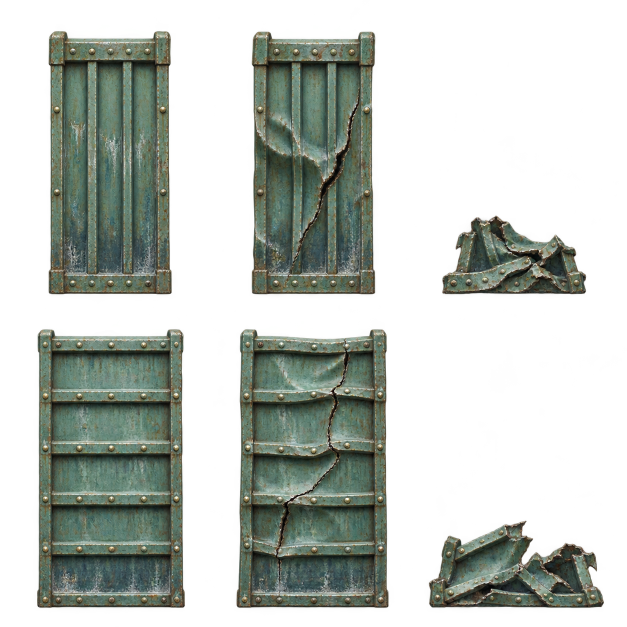
#> input picture assets/painted/nacre-sites/barriers.png, 1254 x 1254 px (shown at 1/2 size); its folder holds only this picture in this run
$ python index-painted-nacre-sites.py
#> lines starting #> are read from the running program, lines starting #| are printed output that depends on the picture; after the words box and inside, x2 and y2 are one past the last pixel; in counts of white or black regions, pixels touching at a corner belong together
#!/usr/bin/env python3
"""Measure immutable Nacre site PNGs and write only layout/provenance metadata."""
import hashlib
import json
from pathlib import Path
from PIL import Image

ROOT = Path(__file__).resolve().parents[1]
FOLDER = ROOT / 'assets/painted/nacre-sites'
SPECS = {
    'barriers': (3, 2, ['panel-normal', 'panel-damaged', 'panel-destroyed', 'gate-normal', 'gate-damaged', 'gate-destroyed']),
    'hydraulics': (4, 2, ['pump-normal', 'pump-destroyed', 'pump-rotor', 'valve', 'valve-wheel', 'control-normal', 'control-destroyed', 'latch']),
    'houses': (3, 2, ['house-a-normal', 'house-a-damaged', 'house-a-destroyed', 'house-b-normal', 'house-b-damaged', 'house-b-destroyed']),
    'shelters': (2, 2, ['quay-shelter', 'clinic', 'imperial', 'refuge']),
    'quays': (2, 3, ['dock', 'ramp-folded', 'deck-slat', 'winch-normal', 'winch-drum', 'winch-destroyed']),
}
ASSETS = {
    'barriers': ['AS48', 'AS50'], 'hydraulics': ['AS48', 'AS50'],
    'houses': ['AS48', 'AS52'], 'shelters': ['AS48', 'AS49', 'AS50'],
    'quays': ['AS44', 'AS45', 'AS46', 'AS49', 'AS50'],
}
layout, files = {}, []
for key, (cols, rows, names) in SPECS.items():
    path = FOLDER / f'{key}.png'
    image = Image.open(path)
#> image is the input picture: PIL image 1254x1254 RGBA; mean R, G, B, A 39.7, 46, 39, 101.7
    assert image.mode == 'RGBA', (key, image.mode)
    alpha = image.getchannel('A')
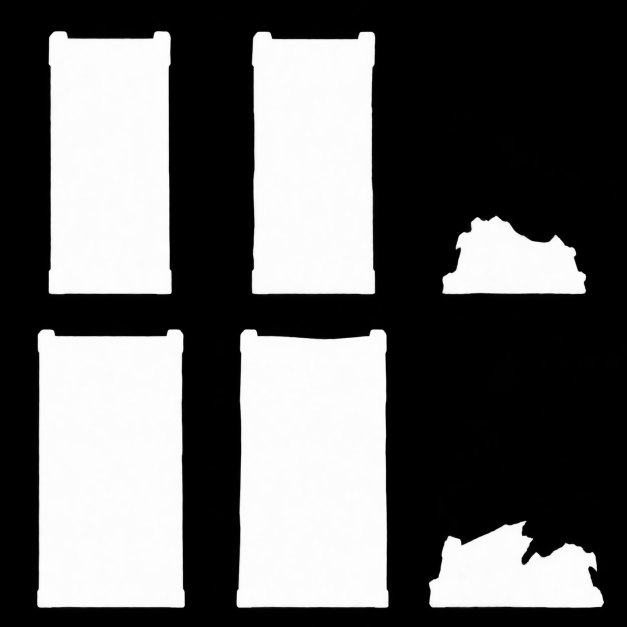
#> alpha: PIL image 1254x1254 L (shown at 1/2 size); min 0, max 255, mean 101.7
    histogram = alpha.histogram()
#> histogram = 256 values, max 844682 at index 0, min 33 at index 92, mean 6142.6
    assert histogram[0] > image.width * image.height * .35, f'{key}: genuinely transparent canvas required'
    frames = {}
    for i, name in enumerate(names):
        left, right = [int((i % cols + j) * image.width / cols + .5) for j in [0, 1]]
        top, bottom = [int((i // cols + j) * image.height / rows + .5) for j in [0, 1]]
        # The selected artwork has intentionally measured, unequal lower cells.
        if key == 'shelters' and i >= 2:
            left, right = (0, 498) if i == 2 else (498, 1254)
        if key == 'hydraulics' and i in [6, 7]:
            left, right = (627, 960) if i == 6 else (960, 1254)
        mask = alpha.crop((left, top, right, bottom)).point(lambda value: 255 if value > 12 else 0)
        box = mask.getbbox()
        assert box, (key, name)
        bx, by, ex, ey = box
        bx += left; ex += left; by += top; ey += top
        sx, sy = max(left, bx - 2), max(top, by - 2)
        sw, sh = min(right, ex + 2) - sx, min(bottom, ey + 2) - sy
        record = {'cell': [left, top, right - left, bottom - top], 'source': [sx, sy, sw, sh],
                  'alphaBounds': [bx, by, ex - bx, ey - by], 'runtime': True, 'usage': 'runtime'}

        def anchor_map(source_point, world_point, scale_x, scale_y, label):
            record['target'] = [(sx - source_point[0]) * scale_x + world_point[0],
                                (sy - source_point[1]) * scale_y + world_point[1], sw * scale_x, sh * scale_y]
            record['anchors'] = {label: {'source': source_point, 'world': world_point}}

        def fit(width, height, base, center=None, label='base'):
            anchor_map([center if center is not None else (bx + ex) / 2, ey], [0, base],
                       width / (ex - bx), height / (ey - by), label)

        if key == 'barriers':
            family, state = name.split('-')
            record.update(part=family, state=state, nominal=[78, 144] if family == 'panel' else [96, 180])
            if family == 'panel': fit(90 if state == 'destroyed' else 78, 54 if state == 'destroyed' else 144, 72)
            else: fit(90 if state == 'destroyed' else 80, 43 if state == 'destroyed' else 171, 90 if state == 'destroyed' else 86)
        elif key == 'hydraulics':
            part, state = {'pump-normal': ('pump', 'normal'), 'pump-destroyed': ('pump', 'destroyed'),
                           'control-normal': ('gate-control', 'normal'), 'control-destroyed': ('gate-control', 'destroyed')}.get(name, (name, 'normal'))
            record.update(part=part, state=state)
            if part == 'pump':
                record['nominal'] = [72, 68]
                if state == 'normal':
                    anchor_map([131, 392], [-6, -2], 72 / (ex - bx), 36 / (ey - 392), 'rotor')
                    record['anchors']['ground'] = {'source': [131, ey], 'world': [-6, 34]}
                else: fit(72, 68, 34)
            elif part == 'pump-rotor':
                record['nominal'] = [46, 46]
                anchor_map([784, 391], [0, 0], 46 / (ex - bx), 46 / (ey - by), 'axis')
            elif part == 'valve':
                record['nominal'] = [68, 80]
                anchor_map([1093, 395], [0, 11], 68 / (ex - bx), 29 / (ey - 395), 'wheel')
                record['anchors']['ground'] = {'source': [1093, ey], 'world': [0, 40]}
            elif part == 'valve-wheel':
                record['nominal'] = [38, 38]
                anchor_map([161, 885], [0, 0], 38 / (ex - bx), 38 / (ey - by), 'axis')
            elif part == 'gate-control':
                record['nominal'] = [56, 52]
                if state == 'normal':
                    anchor_map([477, 854], [0, -2], 56 / (ex - bx), 28 / (ey - 854), 'gauge')
                    record['anchors']['ground'] = {'source': [477, ey], 'world': [0, 26]}
                else: fit(56, 52, 26)
            elif part == 'latch':
                record['nominal'] = [20, 40]
                anchor_map([1106, 958], [0, 0], 18 / (ex - bx), 18 / (ex - bx), 'axis')
        elif key == 'houses':
            family, state = name.rsplit('-', 1)
            record.update(part=family, state=state, nominal=[170, 144 if family == 'house-a' else 128])
            ref_width, ref_height = (387, 382) if family == 'house-a' else (405, 300)
            centers = {'house-a-normal': 219, 'house-a-damaged': 632, 'house-b-normal': 222, 'house-b-damaged': 636}
            anchor_map([centers.get(name, (bx + ex) / 2), ey], [0, 0], 170 / ref_width,
                       record['nominal'][1] / ref_height, 'entrance' if state != 'destroyed' else 'ground')
        elif key == 'shelters':
            nominal, visual, door = {'quay-shelter': ([142, 102], [160, 118], 347), 'clinic': ([138, 140], [158, 157], 906),
                                     'imperial': ([138, 140], [158, 157], 270), 'refuge': ([212, 152], [212, 152], 794)}[name]
            record.update(part=name, state='normal', nominal=nominal)
            fit(*visual, 0, door, 'entrance')
        elif key == 'quays':
            part, state = ('winch', name.split('-')[1]) if name in ['winch-normal', 'winch-destroyed'] else (name, 'normal')
            record.update(part=part, state=state)
            if part == 'dock':
                record['nominal'] = [240, 88]
                anchor_map([(bx + ex) / 2, 158], [0, -16], 240 / (ex - bx), 60 / (ey - 158), 'deck')
                record['anchors']['pileBase'] = {'source': [(bx + ex) / 2, ey], 'world': [0, 44]}
            elif part == 'ramp-folded':
                record['nominal'] = [86, 32]; fit(86, 32, 0)
            elif part == 'deck-slat':
                record['nominal'] = [20, 8]; fit(20, 8, 4)
            elif part == 'winch':
                record['nominal'] = [44, 44]
                if state == 'normal':
                    anchor_map([939, 615], [0, 0], 44 / (ex - bx), 22 / (ey - 615), 'drum')
                    record['anchors']['base'] = {'source': [939, ey], 'world': [0, 22]}
                else: fit(44, 32, 22)
            elif part == 'winch-drum':
                record['nominal'] = [26, 26]
                anchor_map([312, 1038], [0, 0], 26 / (ex - bx), 26 / (ey - by), 'axis')
        assert 'target' in record and 'nominal' in record
        record['target'] = [round(value, 9) for value in record['target']]
        frames[name] = record
#> this loop made 6 passes
#> (box, bx, by, ex, ey, sx, sy, sw) on passes 2 to 6: ((85, 63, 333, 591), 503, 63, 751, 591, 501, 61, 252), ((48, 430, 337, 590), 884, 430, 1173, 590, 882, 428, 293), ((74, 31, 370, 590), 74, 658, 370, 1217, 72, 656, 300), ((54, 31, 360, 590), 472, 658, 778, 1217, 470, 656, 310), ((21, 414, 372, 590), 857, 1041, 1208, 1217, 855, 1039, 355)
#> (bx, by, ex, ey, sx, sy, sw, sh) on pass 1: (96, 62, 344, 590, 94, 60, 252, 532)
#> pass 1, `mask = alpha.crop((left, top, right, bottom)).point(lambda value: 255 ..`:
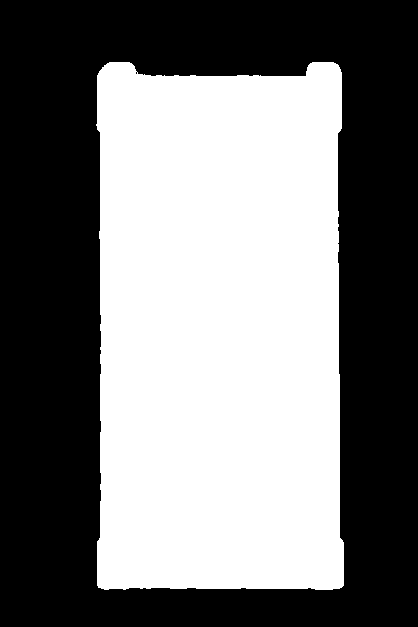
#> mask: PIL image 418x627 L; 47.4% white; 1 white region, box (x1, y1, x2, y2) and area: (96, 62, 344, 590) 124271
#> pass 2, `mask = alpha.crop((left, top, right, bottom)).point(lambda value: 255 ..`:
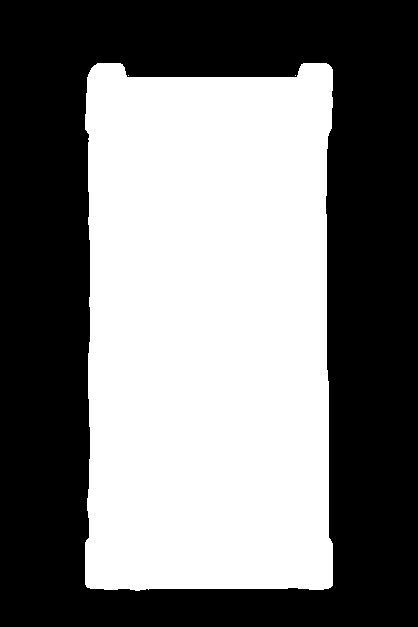
#> mask: PIL image 418x627 L; 47.4% white; 3 white regions (2 under 20 px), largest, box (x1, y1, x2, y2) and area: (85, 63, 333, 591) 124121
#> pass 3, `mask = alpha.crop((left, top, right, bottom)).point(lambda value: 255 ..`:
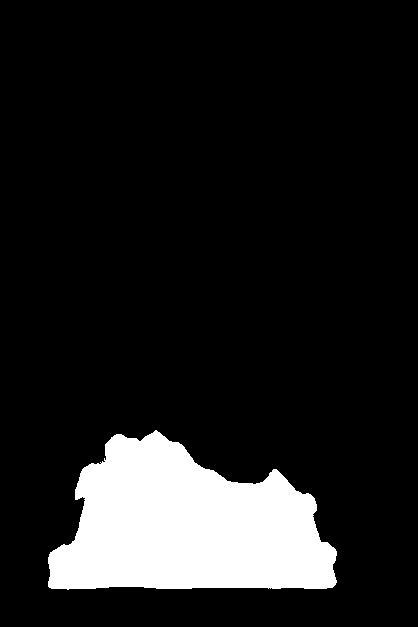
#> mask: PIL image 418x627 L; 12.2% white; 1 white region, box (x1, y1, x2, y2) and area: (48, 430, 337, 590) 31886
#> after the loop, frames = 6 items
#> (the run stopped early here; a loop or call above may not have finished)
